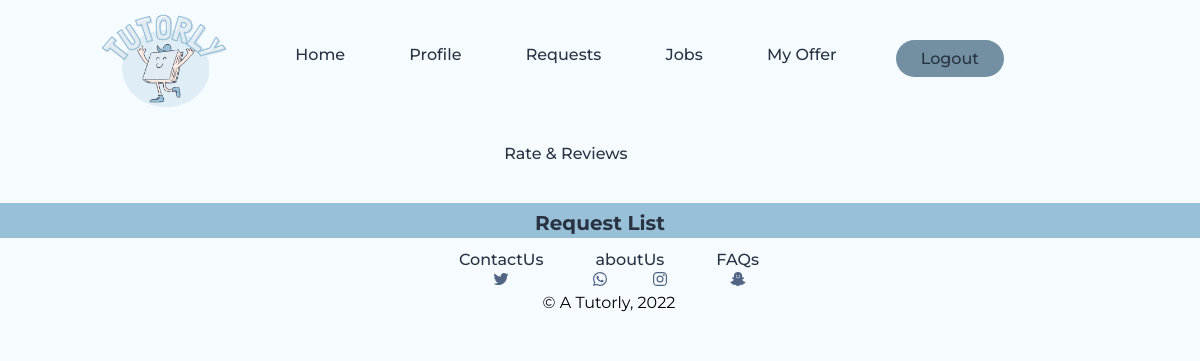
The page /php_files/RequestList.php on the database as committed earlier.
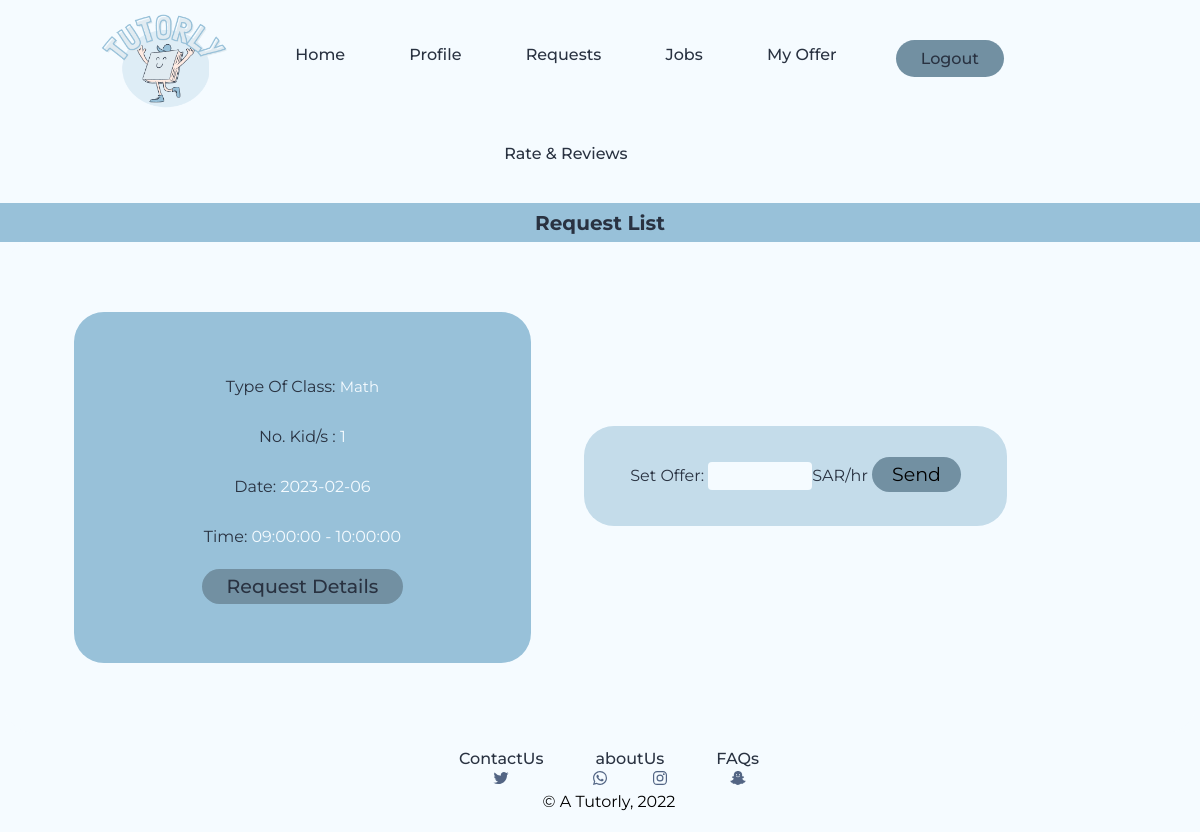
The same page on the database as committed later.
### tables this page shows
CREATE TABLE `requests` (
  `TypeOfClass` varchar(100) NOT NULL,
  `ID` int(11) NOT NULL,
  `status` varchar(100) NOT NULL,
  `parentEmail` varchar(255) DEFAULT NULL,
  `startDate` date NOT NULL,
  `startTime` time NOT NULL,
  `endTime` time NOT NULL,
  `comments` text NOT NULL,
  `created_at` datetime NOT NULL DEFAULT current_timestamp() ON UPDATE current_timestamp()
);

### php_files/RequestList.php (the view, shortened to what this page needs)
<!DOCTYPE html>
<html>
<head>
    <link rel ="stylesheet" type="text/css" href = "../css_files/common.css">
    <link rel="stylesheet" type="text/css" href="../css_files/RequestOffers.css">
    <link rel="stylesheet" type="text/css" href="../css_files/TutorsOffers.css"></head>
</head>
<body>
      <?php include("tutorHeader.php");?>
        <h2>Request List</h2>
<div class="RequestOffers">
<?php
include('../php_files/connectDB.php');
$val1 = "SELECT `TypeOfClass`, `ID`,`startDate`,`startTime`, `endTime` FROM  `requests` WHERE `status` = 'unserved'";
$result = mysqli_query($connection, $val1);
$valu = mysqli_num_rows($result);
?>
<?php
$x = 0;
while($x < $valu  ){
$row = mysqli_fetch_row($result);
 $Class = key($row);
  next($row);
  $id = key($row);
  next($row);
  $start_day = key($row);
  next($row);
  $start_time = key($row);
  next($row);
  $end_time = key($row);
  next($row);
$kids = "SELECT `kidName`,`kidAge` FROM `kids` WHERE `kids`.`ID` = $row[$id]";
$result2 = mysqli_query($connection, $kids);
?>
<div class="holder" style="background-color: #F5FBFF;margin:4px;">
<p class='req1'style=" height:auto; width:40%; margin-right:8px;">
<label class='nameLabel'>Type Of Class: </label>
<label class='Type'><?php echo($row[$Class])?></label><br>
<label class='nameLabel'>No. Kid/s : </label>
<label class='Name'><?php
$numOfKids = mysqli_num_rows($result2);
echo($numOfKids );
?></label><br>
<label class='nameLabel'>Date: </label>
<label class='Time'><?php echo($row[$start_day])?></label><br>
<label class='nameLabel'>Time: </label>
<label class='Time'><?php echo($row[$start_time] .' - ' . $row[ $end_time])?></label><br>
<a class='button1' style="margin-left:0;"href='../php_files/RequestListDetails.php?id=<?php echo($row[$id])?>'>Request Details</a>
<form action="../php_files/sendOffer.php" method="GET" style="margin-top:10%;">
<p class="req1"style=" height:auto; width:90%;padding: 25px ;background-color:#C4DCEA;">
<label style="background-color:#C4DCEA;"class="nameLabel">Set Offer:
<input style=" padding: 6px 20px;border: hidden;
    border-radius: 4px;" id="offerP" name="OfferPrice" type="number" min="0" max="99999"><span style="background-color:#C4DCEA;">SAR/hr</span>
</label>
           <input type="submit" class="sendOffer" name="offer_submit" value="Send"/>
</form>
</p>
</div>
<?php
$x++;
       }
   ?>
<footer>
    <p class = "p" >
    <table >
      <tr>
         <th colspan="2"><a href="mailto:#" class = "con">ContactUs</a>  </th>
         <th colspan="2"><a href="../html_files/AboutUs.html " class ="con">aboutUs</a>  </th>
         <th colspan="2"> <a href="../html_files/FAQ.html" class = "con">FAQs</a> </th>
      </tr>
      <tr style="text-align: center;">
        <td colspan="2"><a href="https://twitter.com" target="_blank" class = "ionicons">
            <ion-icon name="logo-twitter"></ion-icon> </a></td>
        <td><a href = "https://whatsapp.com" target="_blank" class = "ionicons">
            <ion-icon name="logo-whatsapp"></ion-icon></a></td>
        <td><a href="https://instagram.com" target="_blank" class = "ionicons">
            <ion-icon name="logo-instagram"></ion-icon></a></td>
        <td><a href="https://snapchat.com" target="_blank" class = "ionicons">
            <ion-icon name="logo-snapchat"></ion-icon></a></td>
      </tr>
      <tr>
        <td colspan="6" style="text-align: center;">&copy; A  Tutorly, 2022</td>
      </tr>
    </table> <br>
</footer>
</div>
</body>
</html>

Rows that differ between the two databases and show on the page:
now on this page (row edited): requests: TypeOfClass "Math", numOfKids "1", startDate "2023-02-06", startTime "09:00:00", endTime "10:00:00"
